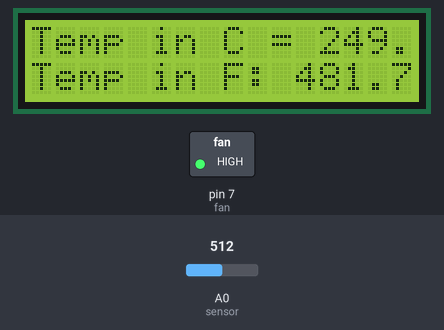
The sketch below on a simulated Arduino Uno, built with avr-gcc and run on an emulated ATmega328P. Parts: 16×2 character LCD, switched loads named in the sketch (green lamp = pin HIGH). The test bench sets the inputs (shaded band); at power-on: A0 (sensor) = 512.

Above: at 1.2 s.
1.3 s: A0 (sensor) set to 56
At 2.4 s:
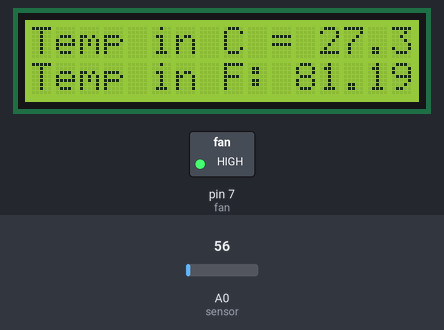
2.8 s: A0 (sensor) set to 48
At 3.4 s:
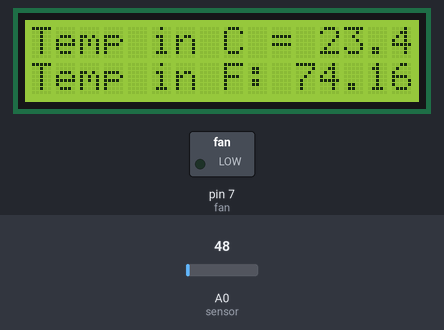
4.3 s: A0 (sensor) set to 15
At 4.7 s:
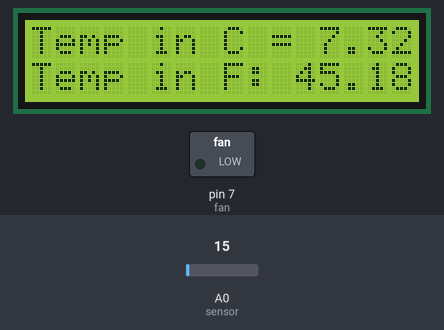
Timing chart, 0 to 7.3 s (numbered marks = the images above; inputs shaded):
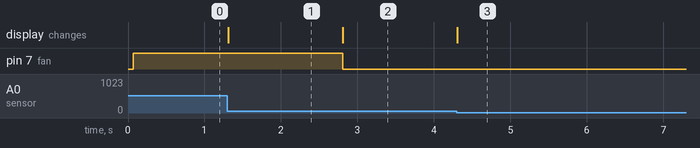

The sketch:

Temperature_Sensor.ino
```cpp
#include <LiquidCrystal.h>
LiquidCrystal lcd(13,12,11,10,9,8);
int sensor=A0;
float temp;
float tempc;
float tempf;
int fan =7;
void setup() {
 pinMode(A0,INPUT);
 pinMode(fan,OUTPUT);
 lcd.begin(16,2);
}
void loop() {
 temp = analogRead(sensor);
 tempc=(temp*4.88)/10;
 lcd.setCursor(0,0);
 lcd.print("Temp in C = ");
 lcd.print(tempc);

 //convert to farenheit
 tempf=(tempc*1.8)+32;
 lcd.setCursor(0,1);
 lcd.print("Temp in F: ");
 lcd.print(tempf);
 if (tempc >= 25){
 digitalWrite(fan,HIGH);
 }
 else{
 digitalWrite(fan,LOW);
 }
}
```

Measured:
- the behaviour switches between 52 and 51 on A0 (sensor) (found by bisection; images 1 and 2)
- after the input at 1.3 s, the display: changes at once (image 1)
- after the input at 2.8 s, pin 7 (fan): HIGH → LOW at once; the display: changes at once (image 2)
- after the input at 4.3 s, the display: changes at once (image 3)
